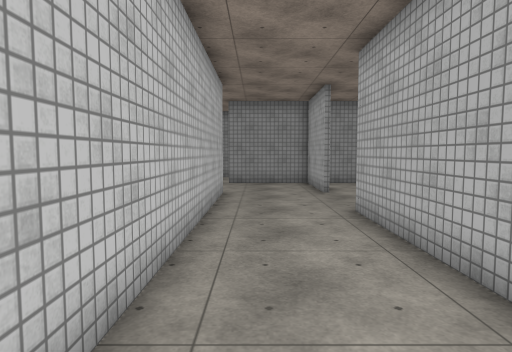
[1] (above)

21 first-person views from a walk through a scene from a Unity 3-D project. The camera is 1.5 m above the floor, tilts 4° down and sees 75° across. The floor is counted in squares, 1 m on a side. Each view is taken from the middle of a square. On the plan, view 1 faces up. The plan holds only what a view shows up to about 15 squares ahead; the rest is blank. The player character is not drawn. Surface patterns are stand-ins for the level's own textures.

[2]
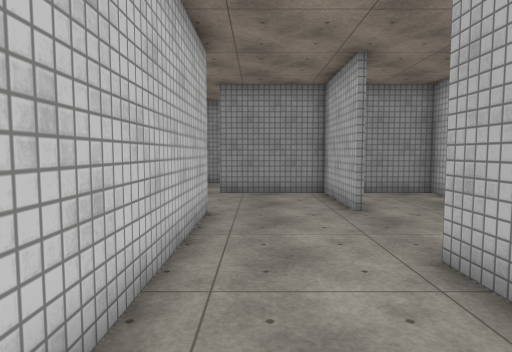

[3]
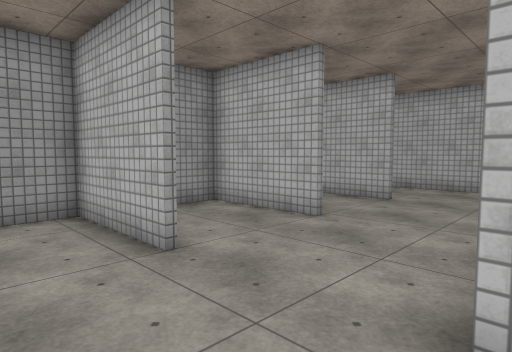

[4]
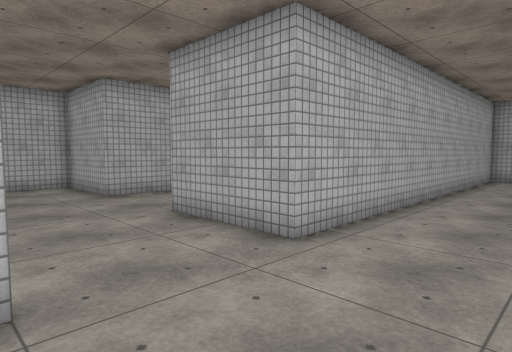

[5]
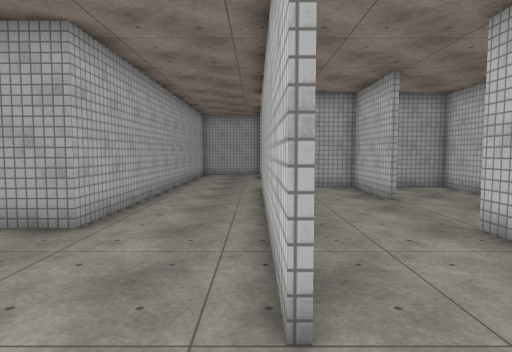

[6]
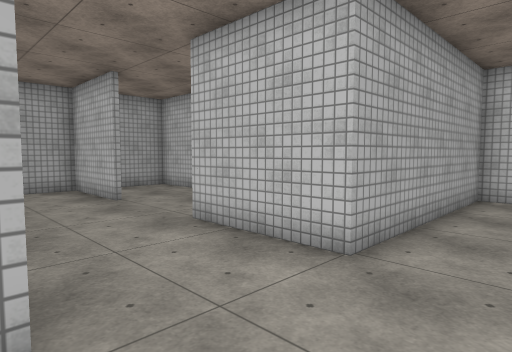

[7]
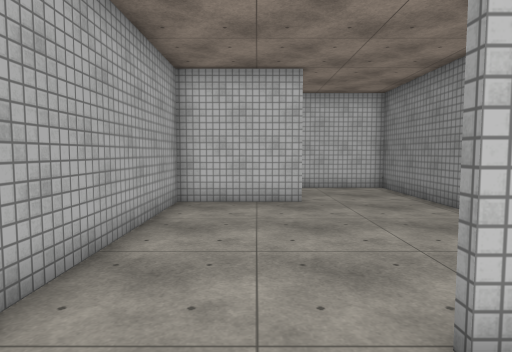

[8]
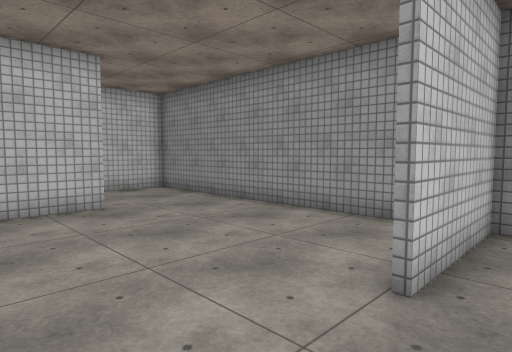

[9]
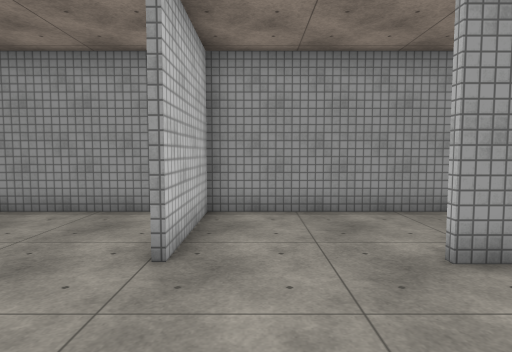

[10]
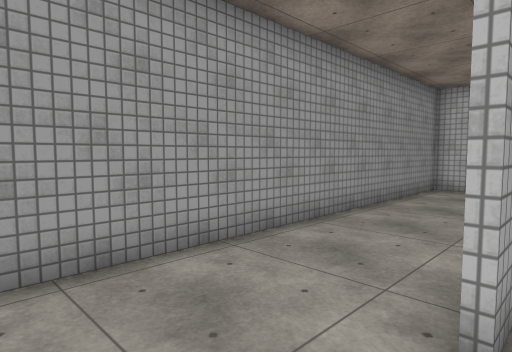

[11]
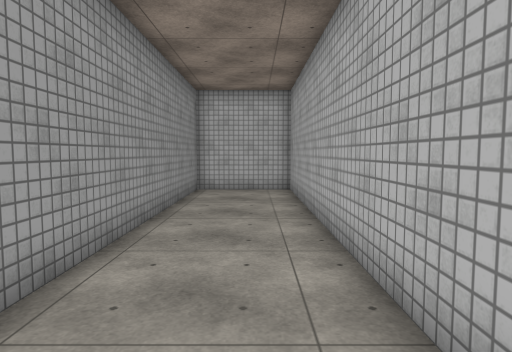

[12]
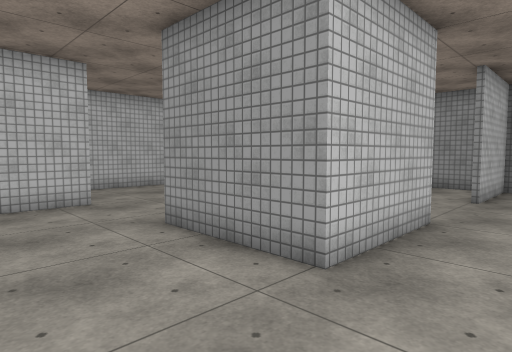

[13]
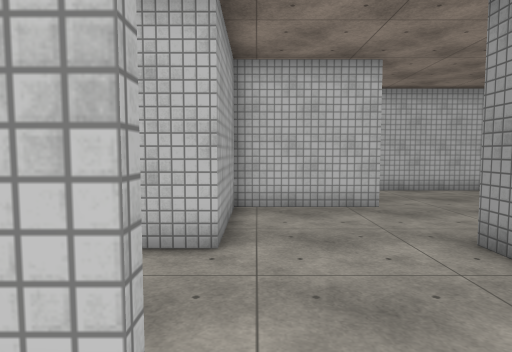

[14]
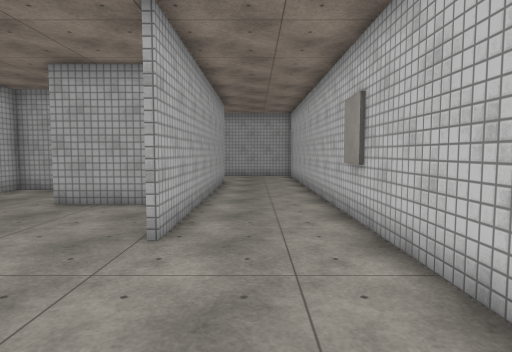

[15]
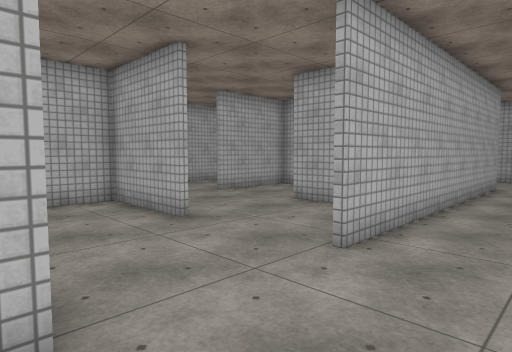

[16]
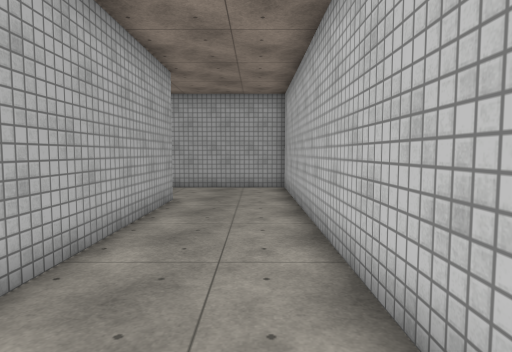

[17]
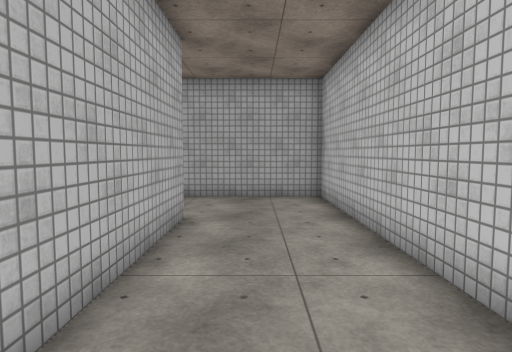

[18]
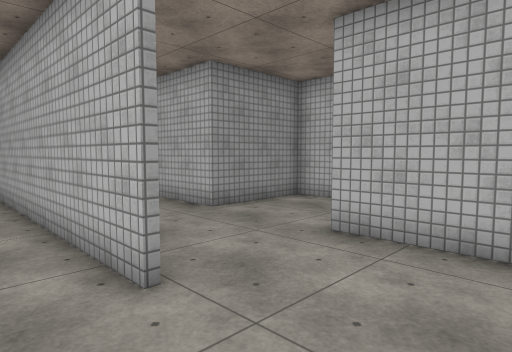

[19]
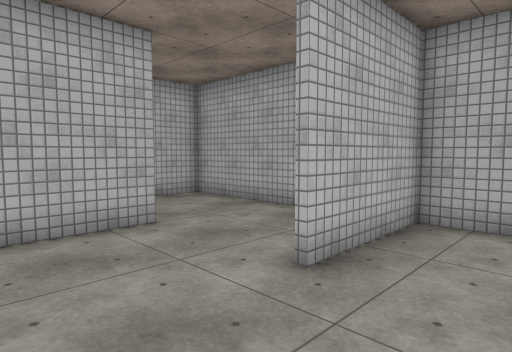

[20]
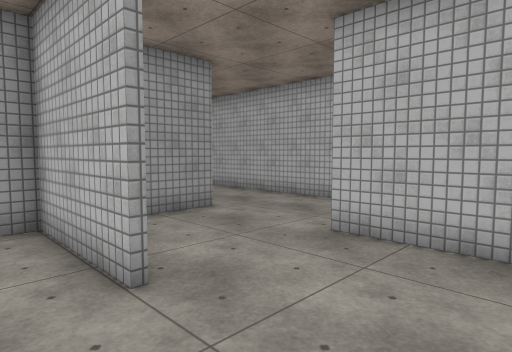

[21]
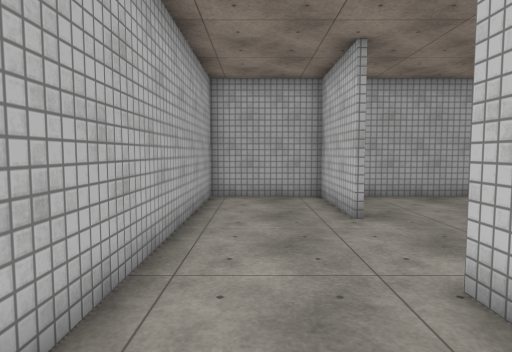

### Floor plan
Points are (right, up) in squares from view 1. A wall is a line through its corners. A room is listed if a view was taken in it or the views show most of it. See-through windows are left out.
Room 1 (views 1, 2, 3, 4, 5, 6, 7, 8, 9, 10, 11, 12, 13, 14, 15, 16, 17, 18, 19, 20, 21)
walls: (-1.2, 12.5) (-1.2, 0.4) (-3.3, 0.4); (-5.2, 4.6) (-5.2, 0.4) (-9.4, 0.4) (-9.4, 3.4); (2.6, 12.4) (2.6, 16.5); (-9.4, 8.8) (-5.4, 8.8) (-5.4, 10.8); (-1.2, 16.6) (10.4, 16.6); (-6.9, 0.7) (-3.5, 0.7); (6.6, 12.4) (6.6, 16.4) (-1.4, 16.4); (-13.1, 8.5) (-13.1, 4.4) (-9.1, 4.4) (-9.1, 0.7) (-7, 0.7); (-1.2, -3.5) (-1.2, -7.4) (2.6, -7.4) (2.6, 8.5) (6.6, 8.5); (-5.4, -3.6) (-5.4, 4.5); (10.6, 6) (10.6, 8.5) (14.6, 8.5) (14.6, 14.1); (-6.3, 20.4) (-17.2, 20.4) (-17.2, 16.9); (10.6, 12.4) (10.6, 20.4) (-5.2, 20.4) (-5.2, 16.5); (-13.1, 16.5) (-13.1, 12.6) (-5.2, 12.6) (-5.2, 8.6) (-9.4, 8.6); (-6.4, -7.4) (-1.4, -7.4) (-1.4, -3.5); (-13.3, -3.6) (-13.3, 8.5); (-17.2, 14) (-17.2, -7.4) (-9.4, -7.4) (-9.4, -3.5)

Positions as (right, up) in squares from view 1, and headings:
1: (0, 0), facing up
2: (0, 4), facing up
3: (0, 8), facing up-right
4: (-1, 13), facing down-right
5: (-1, 15), facing down
6: (-1, 15), facing down-left
7: (-3, 15), facing left
8: (-4, 13), facing up-left
9: (-4, 12), facing up
10: (-4, 16), facing up-right
11: (-3, 18), facing right
12: (-3, 5), facing up-left
13: (-4, 5), facing left
14: (-15, 14), facing down
15: (-16, 13), facing down-right
16: (-16, 7), facing down
17: (-15, 4), facing down
18: (-15, -7), facing up-right
19: (-12, 0), facing down-right
20: (-7, -7), facing up-right
21: (1, 4), facing down
